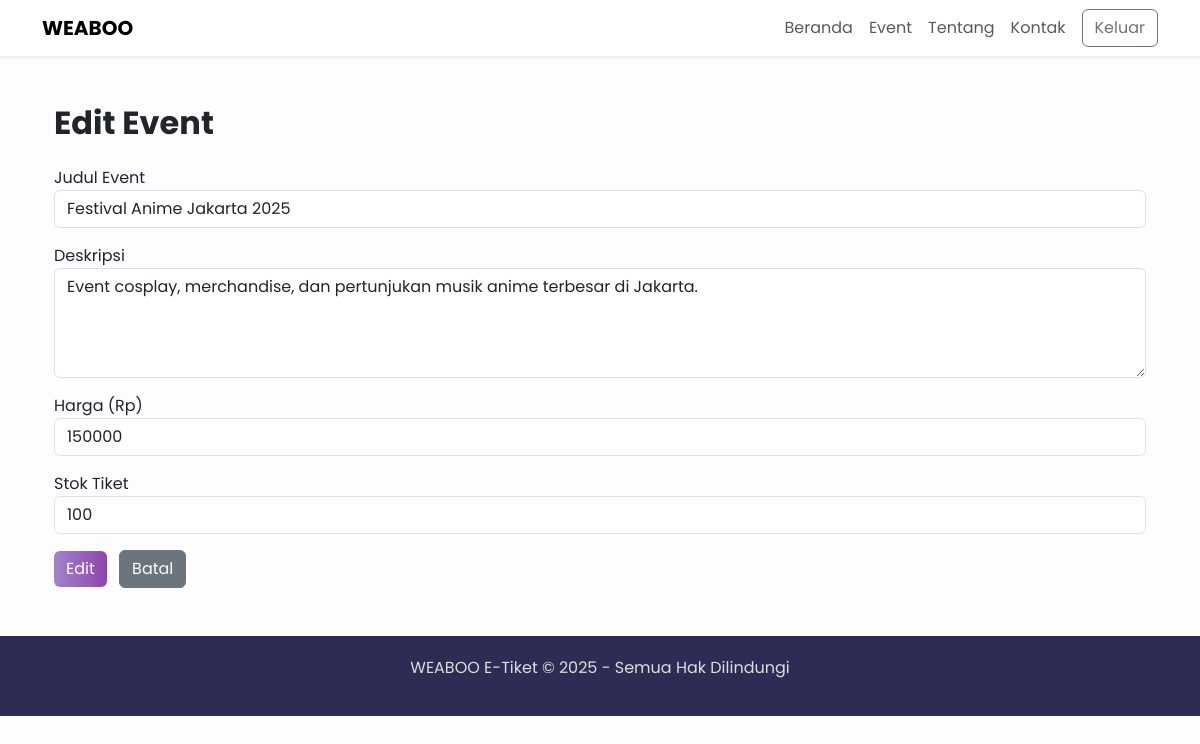
The page /admin/events/edit/1 (signed in) on the database its author committed.
### app.py (models this page shows)
class Event(db.Model):
    id = db.Column(db.Integer, primary_key=True)
    title = db.Column(db.String(100), nullable=False)
    description = db.Column(db.Text, nullable=False)
    price = db.Column(db.Integer, nullable=False)
    stock = db.Column(db.Integer, nullable=False)

### app.py (the view, shortened to what this page needs)
@app.route('/admin/events/edit/<int:event_id>', methods=['GET', 'POST'])
@admin_required
def edit_event(event_id):
    event = Event.query.get_or_404(event_id)
    return render_template('admin_event_form.html', action='Edit', event=event)

### app.py (called while the page is built)
@login_manager.user_loader
def load_user(user_id):
    return db.session.get(User, int(user_id))

def admin_required(f):
    @wraps(f)
    def decorated_function(*args, **kwargs):
        if not current_user.is_authenticated or not current_user.is_admin:
            flash("Anda tidak memiliki izin untuk mengakses halaman ini.", "danger")
            return redirect(url_for("login"))
        return f(*args, **kwargs)
    return decorated_function

### templates/admin_event_form.html (shortened to what this page needs)
{% extends "base.html" %}
{% block content %}
<div class="container mt-5">
    <h2 class="fw-bold mb-4">{{ action }} Event</h2>
    <form method="POST">
        <div class="mb-3">
            <label>Judul Event</label>
            <input type="text" name="title" class="form-control" value="{{ event.title if event else '' }}" required>
        </div>
        <div class="mb-3">
            <label>Deskripsi</label>
            <textarea name="description" class="form-control" rows="4" required>{{ event.description if event else '' }}</textarea>
        </div>
        <div class="mb-3">
            <label>Harga (Rp)</label>
            <input type="number" name="price" class="form-control" value="{{ event.price if event else '' }}" required>
        </div>
        <div class="mb-3">
            <label>Stok Tiket</label>
            <input type="number" name="stock" class="form-control" value="{{ event.stock if event else '' }}" required>
        </div>
        <button type="submit" class="btn btn-gradient">{{ action }}</button>
        <a href="{{ url_for('admin_events') }}" class="btn btn-secondary ms-2">Batal</a>
    </form>
</div>
{% endblock %}

### templates/base.html (style rules this page uses)
body { font-family: 'Poppins', sans-serif; background: #fdfcff; }
.btn-gradient { background: linear-gradient(90deg, #a084ca, #8e44ad); color: white; border: none; }

### rows shown on the page
Event: title "Festival Anime Jakarta 2025", description "Event cosplay, merchandise, dan pertunjukan musik anime terbesar di Jakarta.", price "150000", stock "100"

### other values the page prints
{{ action }} "Edit"
